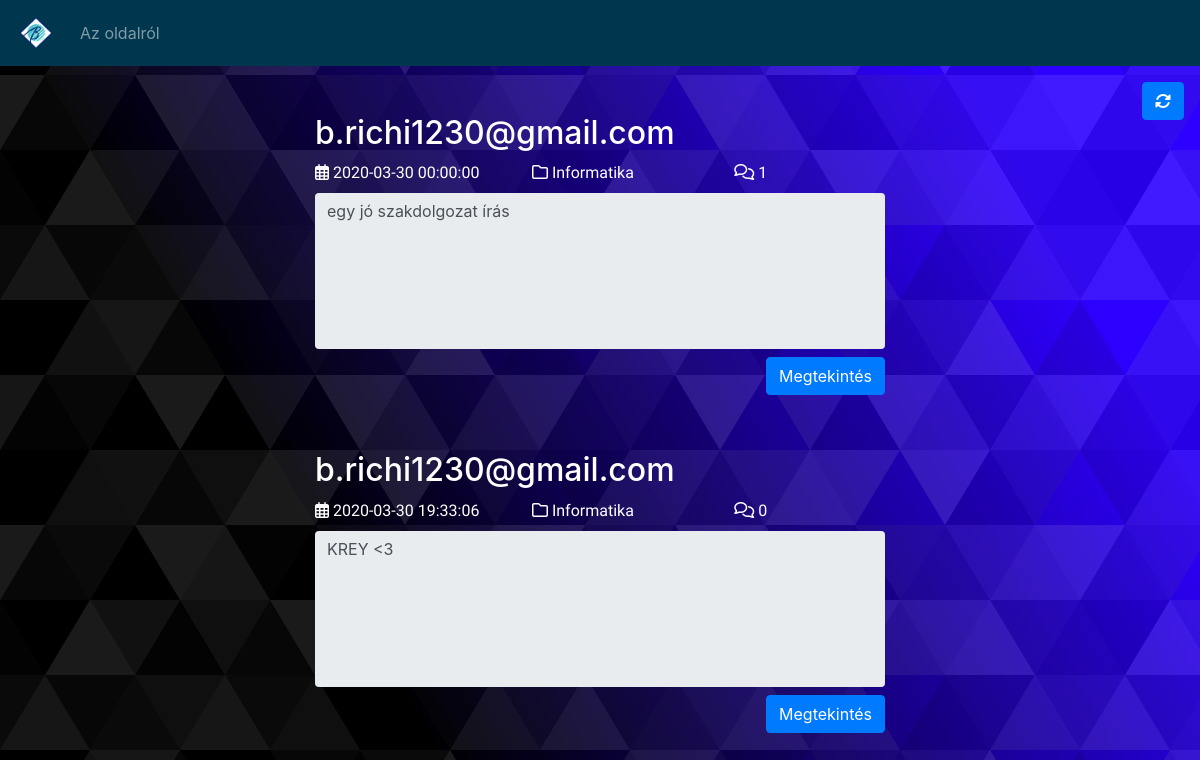
Before: /pages/allTopic.php with the older database file.
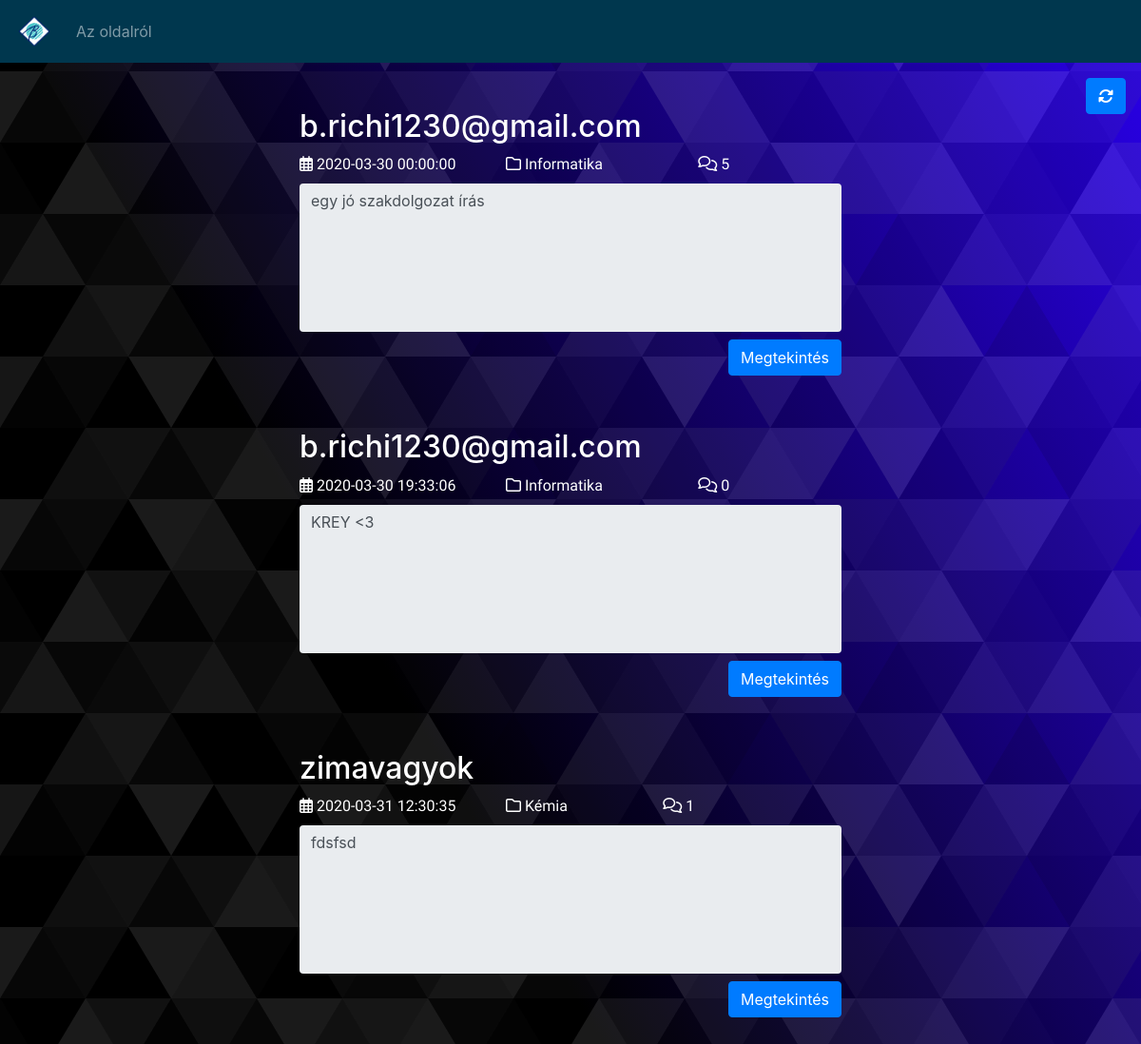
After: the same page with the newer database file.
### tables this page shows
CREATE TABLE theme (
  id INT(11) NOT NULL AUTO_INCREMENT,
  categoryId INT(11) NOT NULL,
  userUniqId VARCHAR(23) NOT NULL,
  date DATETIME NOT NULL,
  text TEXT NOT NULL,
  PRIMARY KEY (id)
);

CREATE TABLE users (
  id INT(11) NOT NULL AUTO_INCREMENT,
  uniqId VARCHAR(23) NOT NULL,
  username VARCHAR(32) NOT NULL,
  password VARCHAR(64) NOT NULL,
  email VARCHAR(50) NOT NULL,
  PRIMARY KEY (id)
);

CREATE TABLE categories (
  id INT(11) NOT NULL AUTO_INCREMENT,
  name VARCHAR(50) NOT NULL,
  PRIMARY KEY (id)
);

### php/db/execute.php (called while the page is built, shortened)
<?php
function callProc($procName, $params)
{
    global $db;
    $result = [];
    $query = $db->query("CALL {$procName}({$params})") or die($db->error);
        if($query)
        {
            while ($row = $query->fetch_array())
            {
                array_push($result, $row);
            }
        }
    return $result;
}
?>

### php/topic/topicComponent.php (the view, shortened to what this page needs)
<div class="container my-5 w-50 mx-auto">
    <div class="row">
      <div class="col-12">
          <form method="post">
          <h2><?php echo $value['username']?></h2>
          <label style="font-size:1em;"><i class="far fa-calendar-alt"></i> <?php echo $value['date']?></label>
          <label style="font-size:1em;" class="mx-5"><i class="far fa-folder"> </i> <?php echo $value['name']?></label>
          <?php
          $data = callProc("CommentGetByThemeId", "'{$value['id']}'");
          $comments = count($data);
          ?>
          <label style="font-size:1em;" class="mx-5"><i class="far fa-comments"></i> <?php echo $comments?></label>
          <textarea class="form-control textarea" id="postText" name="postText" rows="6" readonly><?php echo $value['text']; ?></textarea>
          <button type="submit" name="show" id="show" class="btn btn-primary my-2 float-right">Megtekintés</button>
          </form>
      </div>
    </div>
</div>

### pages/allTopic.php (shortened to what this page needs)
<?php
include "../php/db/connection.php";
include "../php/db/execute.php";
?>
<!DOCTYPE html>
<html lang="en">
<head>
  <link rel="stylesheet" href="https://stackpath.bootstrapcdn.com/bootstrap/4.4.1/css/bootstrap.min.css">
  <link rel="stylesheet" href="../css/style.css">
  <link rel="stylesheet" href="../css/topic.css">
</head>
<body>
  <nav class="navbar navbar-default navbar-expand-lg navbar-dark bg-dark sticky-top">
    <a class="navbar-brand" href="../index.php"><img id="menuLogo" src="../img/bion.png"></a>
    <div class="collapse navbar-collapse" id="navbarNavDropdown">
      <ul class="navbar-nav">
        <li class="nav-item">
          <a class="nav-link" href="about.php">Az oldalról</a>
        </li>
      </ul>
    </div>
  </nav>
  <form method="post">
    <button type="submit" name="update" id="update" class="btn btn-primary float-right mt-3 mr-3"><i class="fas fa-sync-alt"></i></button>
  </form>
  <?php
    $data = callProc("ThemeGetAllWithCategoryAndCreator", "");
    foreach ($data as $value) {
        include "../php/topic/topicComponent.php";
    }
  ?>
</body>
</html>

### css/style.css (style rules this page uses)
#menuLogo { height: 40px; width: 40px; }
.textarea { background: transparent; outline:none; border:none; width:100%; resize: none; overflow: hidden; }

### css/topic.css (style rules this page uses)
.navbar-default { background: #00374E !important; }
body { background-attachment: fixed; background-size: cover; color:white; }
label { font-family: 'Comfortaa', cursive; font-size: 30px; }

Changed rows visible on the page:
computed for theme "egy jó szakdolgozat írás": comments "1" → "5"
added theme: users.username "zimavagyok", date "2020-03-31 12:30:35", categoryId.name "Kémia", comments "1", postText "fdsfsd"
